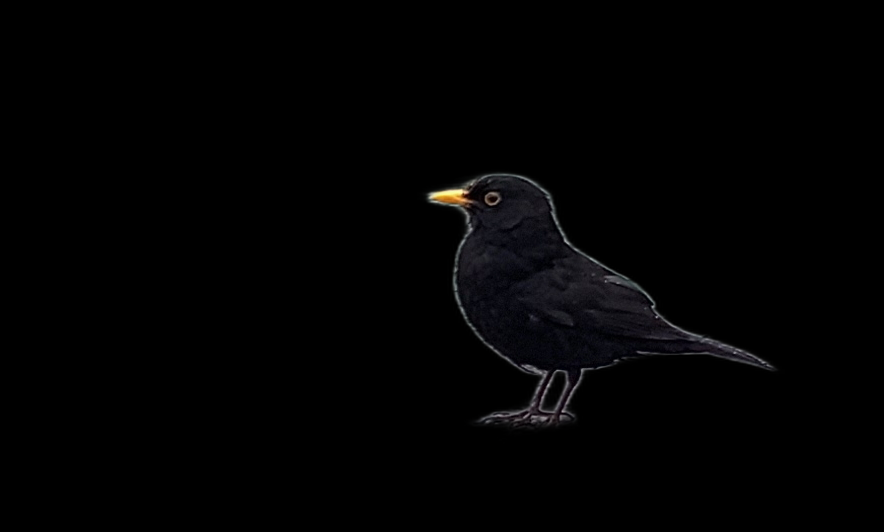
#> input picture resources/model_trainer/merle.png, 884 x 532 px, found by its file name; its folder holds 4 pictures in this run
$ python modele.py
#> lines starting #> are read from the running program, lines starting #| are printed output that depends on the picture; after the words box and inside, x2 and y2 are one past the last pixel; in counts of white or black regions, pixels touching at a corner belong together
### src/dimensions.py
import cv2

# On imagine qu'on n'a que des images d'oiseaux avec fond transparent
# distance_from_objective est en millimètres, focal_length en pixels²
# apparent_size en pixel et le resultat en millimètre²
def birdRealArea(apparent_area, distance_from_objective, focal_length):
    return (apparent_area * (distance_from_objective**2))/(focal_length**2)


# Méthode afin de calculer l'aire totale de l'oiseau en pixel
def pixel_area(image_path,dir):
    # On charge l'image en niveau de gris pour faciliter le "filtrage"
#> called with image_path = 'merle.png', dir = 'res/model_trainer/'
    img = cv2.imread(dir +image_path, cv2.IMREAD_GRAYSCALE)
#> img: shape (532, 884); min 0, max 242, mean 2

    # On applique un seuil afin de séparer l'oiseau du fond blanc
    _, binary = cv2.threshold(img, 127, 255, cv2.THRESH_BINARY)
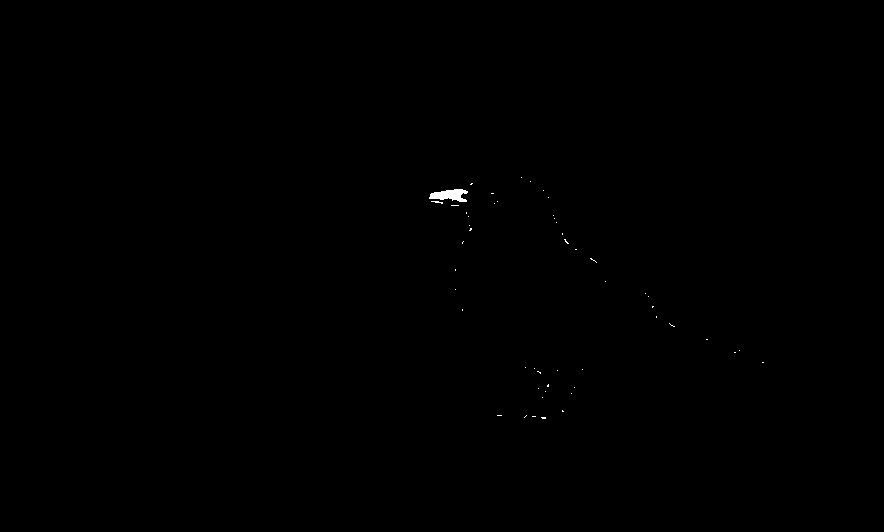
#> binary: shape (532, 884); 0.1% white; 52 white regions (51 under 20 px)

    # On cherche maintenant les contours de l'objet...
    contours, _ = cv2.findContours(binary, cv2.RETR_EXTERNAL, cv2.CHAIN_APPROX_SIMPLE)
#> contours = 52 contours, 51 with area under 20; largest, box (x1, y1, x2, y2) and area: (429, 189, 468, 202) 272

    # ... et on fait la somme des aires des contours afin d'obtenir l'aire totale
    total_area = 0
    for contour in contours:
        total_area += cv2.contourArea(contour)
#> this loop made 52 passes
#> (contour, total_area) on passes 50 to 52: ([[471, 183], [470, 184], [471, 184], [472, 183]], 291), ([[530, 181]], 291), ([[521, 177]], 291)
#> total_area on pass 49: 290
#> after the loop, total_area = 291

    return total_area


# Code trouvé sur internet afin d'obtenir la focale de la caméra en pixels (à adapter)
# # Load the camera matrix
# camera_matrix = cv2.load("camera_matrix.npy")

# # Extract the focal length in pixels
# focal_length_x = camera_matrix[0][0]
# focal_length_y = camera_matrix[1][1]

def main():
    print("yes")
    # [6 lines of commented-out code are left out]

# [2 lines that do not run on import are left out]

### src/bird_extractor.py
import cv2
import numpy as np
import os


# methode qui extrait l'oiseau à partir d'une seule photo
# [75 lines left out: functions extract_bird2, extract_bird, closest_color, get_dominant_color, not called in this run]

# sert à convertir une couleur rgb en hsv
def rgb_to_hsv(color):
    return cv2.cvtColor(color, cv2.COLOR_RGB2HSV)

# compte le nombre de pixels de chaque couleur en rgb
# puis converti le tout en hsv avant de regrouper
# les couleurs par leur hue (teinte)
def color_count_dict(img,dir):
    # print(f"color_count_dict: file = {img}")
#> called with img = 'merle.png', dir = 'res/model_trainer/'
    image = cv2.imread(dir + img)
#> image is the input picture: shape (532, 884, 3); mean B, G, R 2.3, 2, 2.1
    resized_img = cv2.resize(image, (300, 200))
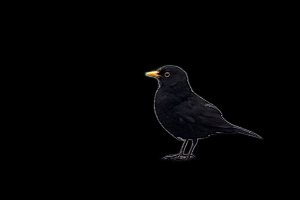
#> resized_img: shape (200, 300, 3); mean B, G, R 2.3, 1.9, 2
    total_pixels = 0
    color_counts = {}
    for i in range(len(resized_img)):
        for j in range(len(resized_img[0])):
            rgb_color = resized_img[i][j]
            if not np.all(rgb_color == [255, 255, 255]):
                total_pixels +=1
                hsv_color = cv2.cvtColor(np.uint8([[rgb_color]]), cv2.COLOR_RGB2HSV)[0][0]
                hue = hsv_color[0]
                if(hue in color_counts):
                    color_counts[hue] +=1
                else:
                    color_counts[hue] = 1
#> after the loop, color_counts = 128 items; total_pixels = 60000
    # max = 0
    for color, count in color_counts.items():
        color_counts[color] = round((count / total_pixels) * 100, 2)
#> this loop made 128 passes
#> (color, count) on passes 1 to 12: (0, 56743), (30, 165), (60, 32), (45, 10), (35, 2), (40, 6), (15, 37), (20, 19), (18, 3), (17, 18), (13, 13), (23, 10)
        # [4 lines of commented-out code are left out]
    return color_counts


# [33 lines of commented-out code are left out]
# [15 lines left out: functions extract_all, color_count_all, not called in this run]

def main():
    extract_all()
    color_count_all()

# [2 lines that do not run on import are left out]

### src/modele.py
import os
import shutil
from dimensions import birdRealArea, pixel_area
from bird_extractor import color_count_dict

valid_images = dict()

# img1 et img2 deux images différentes ou non
# focal et dist comme décrit dans la méthode birdRealArea
# Return un coefficient de similarité entre les deux aires
# On décidera plus tard de ce qu'un coefficient correct vaut
# [88 lines left out: functions compare_two_images_Area, get_median_color_percentage, compare_two_images_Colors, compare_two_images, not called in this run]

#charger les images valides dans valid_images
def load_valid(dist,focal):
    print("load VALID")
    directory = "res/model_trainer/"
    for file in os.listdir(directory):
        if os.path.isfile(os.path.join(directory, file)) and not file.startswith('.'):
            p_area = pixel_area(file,directory)
            valid_images[file] = (birdRealArea(p_area,dist,focal), color_count_dict(file,directory))
            print(f"Loading to model: {file} ...")
#> pass 2 of the loop in load_valid, `for file in os.listdir(directory):`:
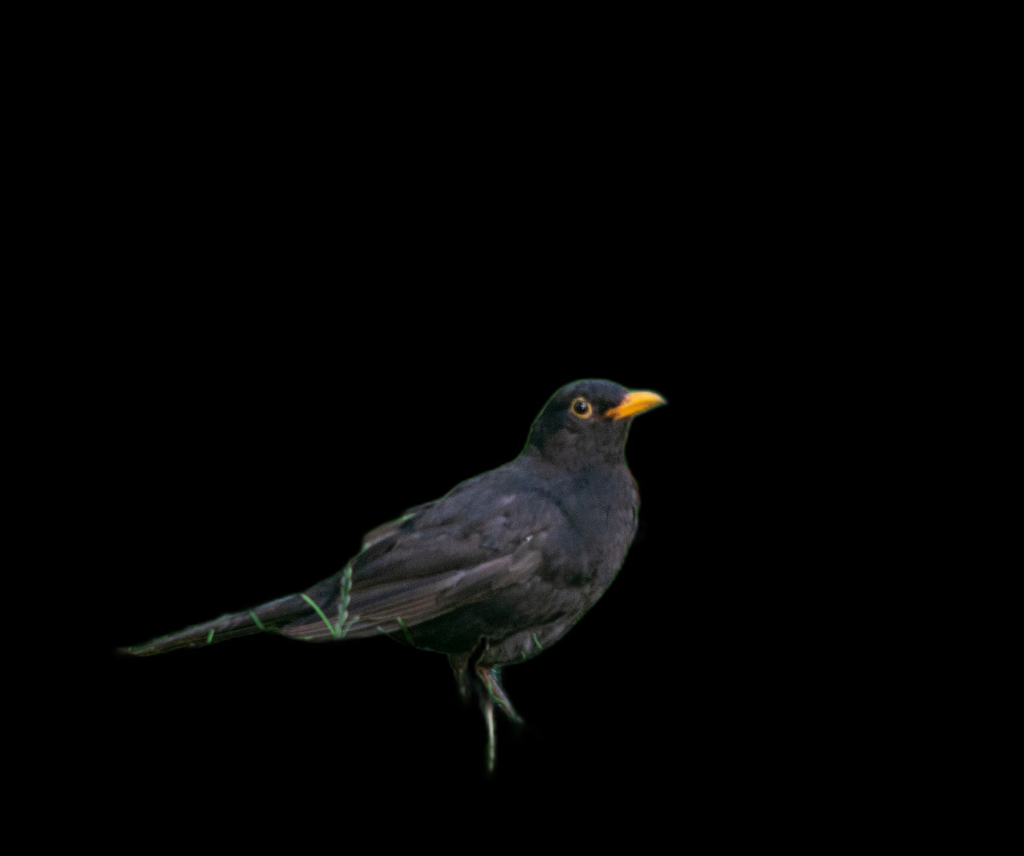
#> input picture resources/model_trainer/merle10.png, 1024 x 856 px, found by its file name
#> img: shape (856, 1024)
#> in pixel_area (call 2), `_, binary = cv2.threshold(img, 127, 255, cv2.THRESH_BINARY)`:
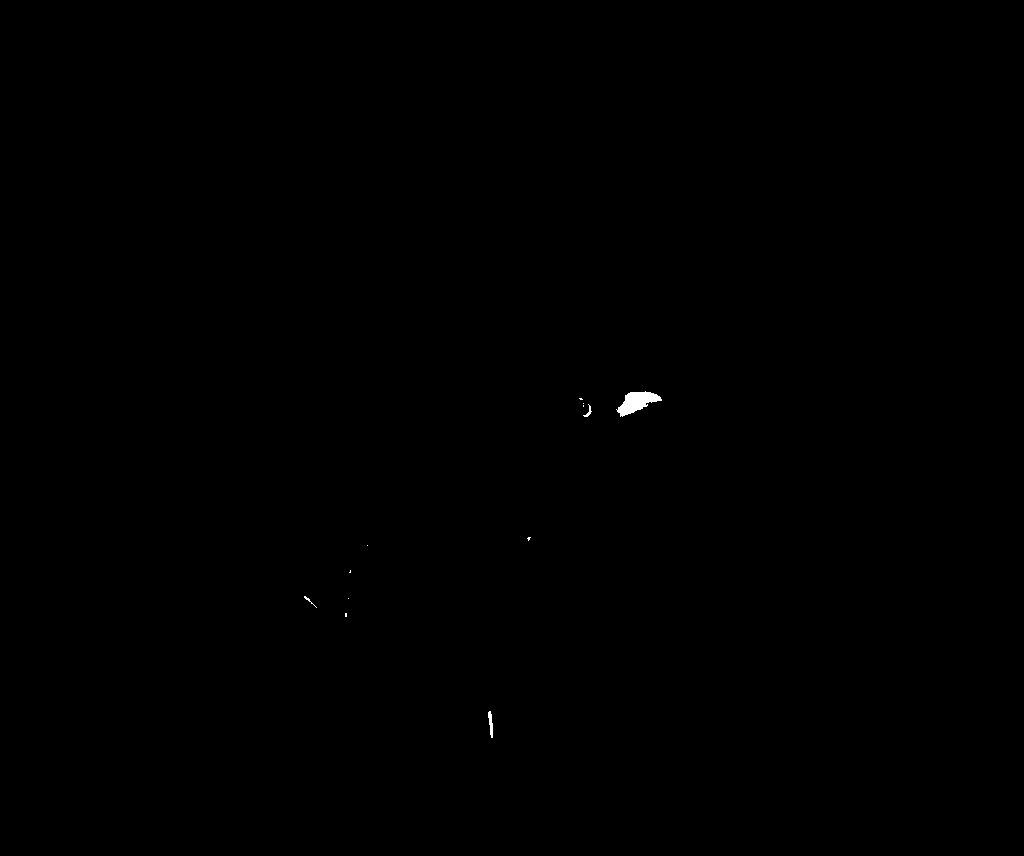
#> binary: shape (856, 1024); 0.09% white; 12 white regions (8 under 20 px)
#> contours = 12 contours, 9 with area under 20; largest, box (x1, y1, x2, y2) and area: (616, 391, 662, 417) 552, (488, 711, 493, 738) 55, (583, 404, 592, 417) 20
#> the loop in pixel_area (call 2), `for contour in contours:` made 12 passes
#> (contour, total_area) on passes 2, 3, 5, 6, 8, 10, 11: ([[345, 613], [345, 616], [346, 616], [346, 613]], 58), ([[348, 598]], 58), ([[350, 570], [350, 571], [349, 572], [350, 572]], 68), ([[367, 545]], 68), ([[583, 405], [583, 406]], 72), ([[583, 403]], 92.5), ([[579, 398], [580, 399], [582, 399], [581, 398]], 94.5)
#> after the loop in pixel_area (call 2), `for contour in contours:`: total_area = 646
#> in color_count_dict, image is the input picture: shape (856, 1024, 3); mean B, G, R 3.7, 3.8, 3.7
#> in color_count_dict (call 2), `resized_img = cv2.resize(image, (300, 200))`:
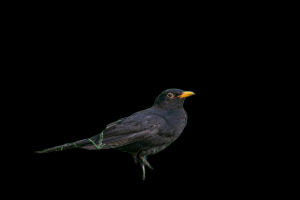
#> resized_img: shape (200, 300, 3); mean B, G, R 3.7, 3.8, 3.7
#> after the loop in color_count_dict (call 2), `for i in range(len(resized_img)):`: color_counts = 157 items; total_pixels = 60000
#> the loop in color_count_dict (call 2), `for color, count in color_counts.items():` made 157 passes
#> (color, count) on passes 1 to 3: (0, 55701), (60, 432), (30, 61)
#> pass 3 of the loop in load_valid, `for file in os.listdir(directory):`:
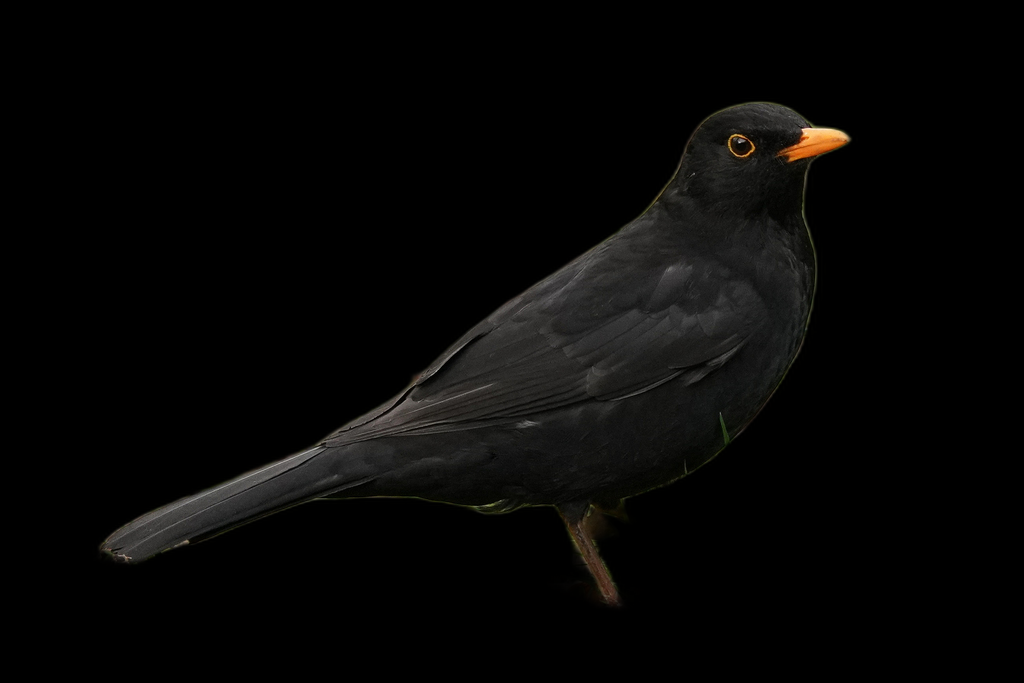
#> input picture resources/model_trainer/merle11.png, 1024 x 683 px, found by its file name
#> img: shape (683, 1024)
#> in pixel_area (call 3), `_, binary = cv2.threshold(img, 127, 255, cv2.THRESH_BINARY)`:
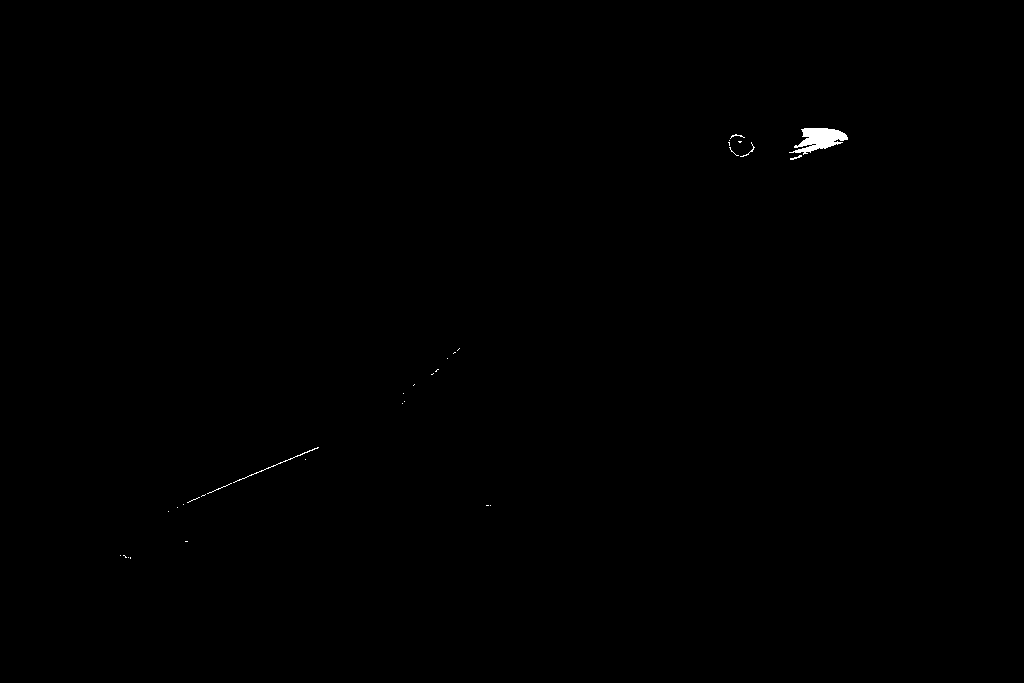
#> binary: shape (683, 1024); 0.16% white; 32 white regions (26 under 20 px)
#> contours = 32 contours, 31 with area under 20; largest, box (x1, y1, x2, y2) and area: (789, 128, 848, 155) 747
#> the loop in pixel_area (call 3), `for contour in contours:` made 32 passes
#> total_area on passes 21, 25, 26, 27, 31, 32: 20, 31, 32, 38.5, 47.5, 794.5
#> after the loop in pixel_area (call 3), `for contour in contours:`: total_area = 794.5
#> in color_count_dict, image is the input picture: shape (683, 1024, 3); mean B, G, R 5.6, 6.3, 6.6
#> the loop made 4 passes; the first 3 are shown

# De base il y a des images dans le dossier model_trainer
# on le rempli d'images plus ou moins similaires à celles
# présentes dans ce dossier à partir du dossier results
# [15 lines left out: function model_train, not called in this run]


def model_train_from_results(dist,focal):
#> called with dist = 100, focal = 1000
    print("from results")
    directory = "res/results"
#> directory = 'res/results'
#> (the run stopped early here; a loop or call above may not have finished)
